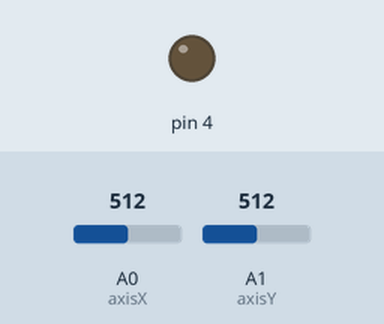
Simulated run of this sketch. Board: Arduino Uno, built with avr-gcc and run on an emulated ATmega328P. Shown: output pins drawn as LEDs (lit = HIGH). The test bench sets the inputs (shaded band); at power-on: A1 (axisY) = 512, A0 (axisX) = 512. What the sketch prints to the serial monitor is not drawn.

Above: at 1.2 s.
1.3 s: A1 (axisY) set to 811
2.8 s: A1 (axisY) set to 828
At 3.6 s:
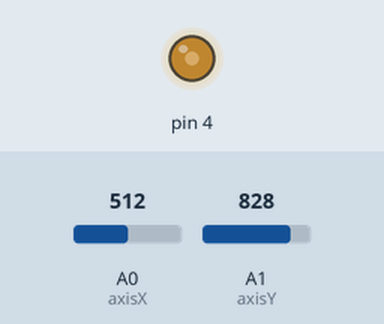
5.8 s: A0 (axisX) set to 349
8.8 s: A0 (axisX) set to 326
10.3 s: A0 (axisX) set to 351
Timing chart, 0 to 14.3 s (numbered marks = the images above; inputs shaded):
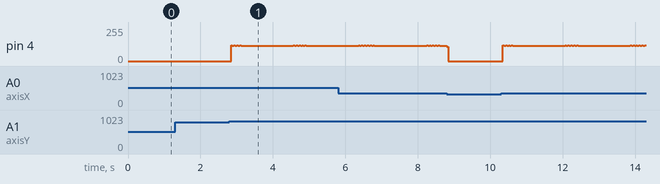

The sketch:

Aurdiuno_Joystick_Piano.ino
```cpp
#define axisX A0
#define axisY A1
bool sharp;

const int freqs[14]=
  {440,493,525,588,658,701,786,880,987,1050,1176,1317,1402,1572}; //A,B,C,D,E,F,G,a,b,c,d,e,f,g

void setup() {
  Serial.begin(57600);
  pinMode(4,OUTPUT);
  Serial.println();
  Serial.println("Welcome to my Arduino 'piano'. To use, simply move the joystick to the reletive sections listed below:");
  Serial.println("-------------------");
  Serial.println("[F/F#] [E/E#] [D/D#]");
  Serial.println("--------------------");
  Serial.println("[G/G#][center][C/C#]");
  Serial.println("--------------------");
  Serial.println("[swap #][A/A#][B/B#]");
  Serial.println("--------------------");
}

void playNote(long noteFreq) {
  long time = ((long)1000000) / (2*noteFreq);
  PORTD = 0b10000;
  delayMicroseconds(time);
  PORTD = 0b00000;
  delayMicroseconds(time);
}

void loop() {
  int x = analogRead(axisX);
  int y = analogRead(axisY);

  if(0 <= x && x <= 341 && 0 <= y && y <= 341) {
    if(sharp == 0) {
      sharp = 1;
    }
    else {
      sharp = 0;
    }
    while(analogRead(axisX) <= 341 && analogRead(axisY) <= 341); //Uses the analogReads as opposed to the ints to avoid the problem of the ints not updating
  }
  else if(0 <= x && x <= 341 && 341 <= y && y <= 682) {
    if(sharp == 0) {
      playNote(freqs[0]); //A
    }
    else {
      playNote(freqs[7]); //A#
    }
  }
  else if(0 <= x && x <= 201 && 682 <= y && y <= 1023) {
    if(sharp == 0) {
      playNote(freqs[1]); //B
    }
    else {
      playNote(freqs[8]); //B#
    }
  }
  else if(341 <= x && x <= 682 && 0 <= y && y <= 201) {
    if(sharp == 0) {
      playNote(freqs[6]); //G
    }
    else {
      playNote(freqs[13]); //G#
    }
  }
  else if(341 <= x && x <= 682 && 341 <= y && y <= 682) {
    //center of the joystick
  }
  else if(341 <= x && x <= 682 && 822 <= y && y <= 1023) {
    if(sharp == 0) {
      playNote(freqs[2]); //C
    }
    else {
      playNote(freqs[9]); //C#
    }
  }
  else if(682 <= x && x <= 1023 && 0 <= y && y <= 341) {
    if(sharp == 0) {
      playNote(freqs[5]); //F
    }
    else {
      playNote(freqs[12]); //F#
    }
  }
  else if(822 <= x && x <= 1023 && 341 <= y && y <= 682) {
    if(sharp == 0) {
      playNote(freqs[4]); //E
    }
    else {
      playNote(freqs[11]); //E#
    }
  }
  else if(682 <= x && x <= 1023 && 682 <= y && y <= 1023) {
    if(sharp == 0) {
      playNote(freqs[3]); //D
    }
    else {
      playNote(freqs[10]); //D#
    }
  }
}
```

Measured:
- the behaviour switches between 821 and 822 on A1 (axisY) (found by bisection; images 0 and 1)
- after the input at 1.3 s, every drawn part: stays the same
- after the input at 2.8 s, pin 4: goes 3 × (120/255 0.04 s, 114/255 0.04 s), 120/255 0.04 s, 114/255 1.4 s, 4 × (120/255 0.04 s, 114/255 0.04 s), 120/255 0.04 s, then 114/255, starting at once
